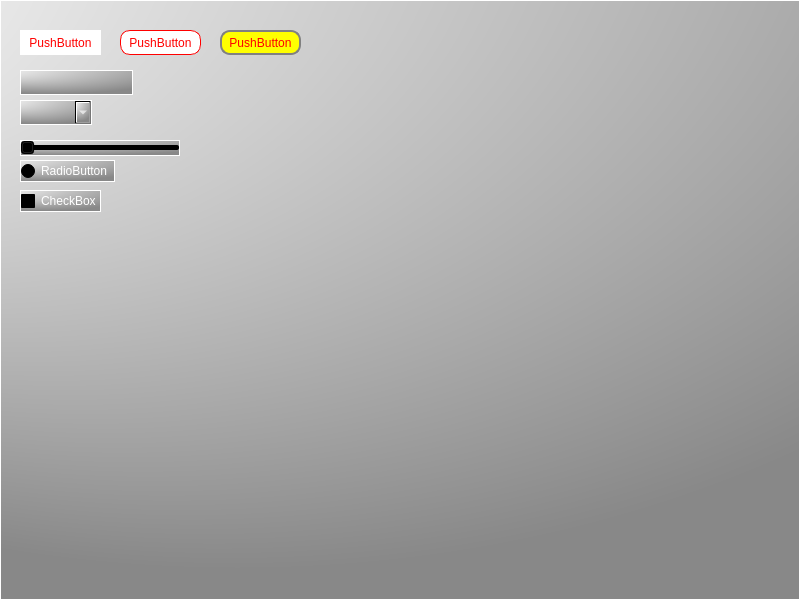
<?xml version="1.0" encoding="UTF-8"?>
<ui version="4.0">
 <class>MainWindow</class>
 <widget class="QMainWindow" name="MainWindow">
  <property name="geometry">
   <rect>
    <x>0</x>
    <y>0</y>
    <width>800</width>
    <height>600</height>
   </rect>
  </property>
  <property name="windowTitle">
   <string>MainWindow</string>
  </property>
  <property name="styleSheet">
   <string notr="true">* {
background: qradialgradient(cx: 0.3, cy: -0.4, fx: -0.4, radius: 1.35, stop: 0 #fff, stop: 1 #888);
color: rgb(255, 255, 255);
border: 1px solid #ffffff;
}
QPushButton {
color: red;
border: 0px;
padding: 0 8px;
background: white;
}
QPushButton#pushButton_2 {
border: 1px solid red;
border-radius: 10px;
}
QPushButton#pushButton_3 {
border: 2px solid gray;
border-radius: 10px;
padding: 0 8px;
background: yellow;
}</string>
  </property>
  <widget class="QWidget" name="centralwidget">
   <widget class="QPushButton" name="pushButton">
    <property name="geometry">
     <rect>
      <x>20</x>
      <y>30</y>
      <width>81</width>
      <height>25</height>
     </rect>
    </property>
    <property name="text">
     <string>PushButton</string>
    </property>
   </widget>
   <widget class="QLineEdit" name="lineEdit">
    <property name="geometry">
     <rect>
      <x>20</x>
      <y>70</y>
      <width>113</width>
      <height>25</height>
     </rect>
    </property>
   </widget>
   <widget class="QComboBox" name="comboBox">
    <property name="geometry">
     <rect>
      <x>20</x>
      <y>100</y>
      <width>72</width>
      <height>25</height>
     </rect>
    </property>
   </widget>
   <widget class="QSlider" name="horizontalSlider">
    <property name="geometry">
     <rect>
      <x>20</x>
      <y>140</y>
      <width>160</width>
      <height>16</height>
     </rect>
    </property>
    <property name="orientation">
     <enum>Qt::Orientation::Horizontal</enum>
    </property>
   </widget>
   <widget class="QRadioButton" name="radioButton">
    <property name="geometry">
     <rect>
      <x>20</x>
      <y>160</y>
      <width>95</width>
      <height>22</height>
     </rect>
    </property>
    <property name="text">
     <string>RadioButton</string>
    </property>
   </widget>
   <widget class="QCheckBox" name="checkBox">
    <property name="geometry">
     <rect>
      <x>20</x>
      <y>190</y>
      <width>81</width>
      <height>22</height>
     </rect>
    </property>
    <property name="text">
     <string>CheckBox</string>
    </property>
   </widget>
   <widget class="QPushButton" name="pushButton_2">
    <property name="geometry">
     <rect>
      <x>120</x>
      <y>30</y>
      <width>81</width>
      <height>25</height>
     </rect>
    </property>
    <property name="text">
     <string>PushButton</string>
    </property>
   </widget>
   <widget class="QPushButton" name="pushButton_3">
    <property name="geometry">
     <rect>
      <x>220</x>
      <y>30</y>
      <width>81</width>
      <height>25</height>
     </rect>
    </property>
    <property name="text">
     <string>PushButton</string>
    </property>
   </widget>
  </widget>
 </widget>
 <resources/>
 <connections/>
</ui>
